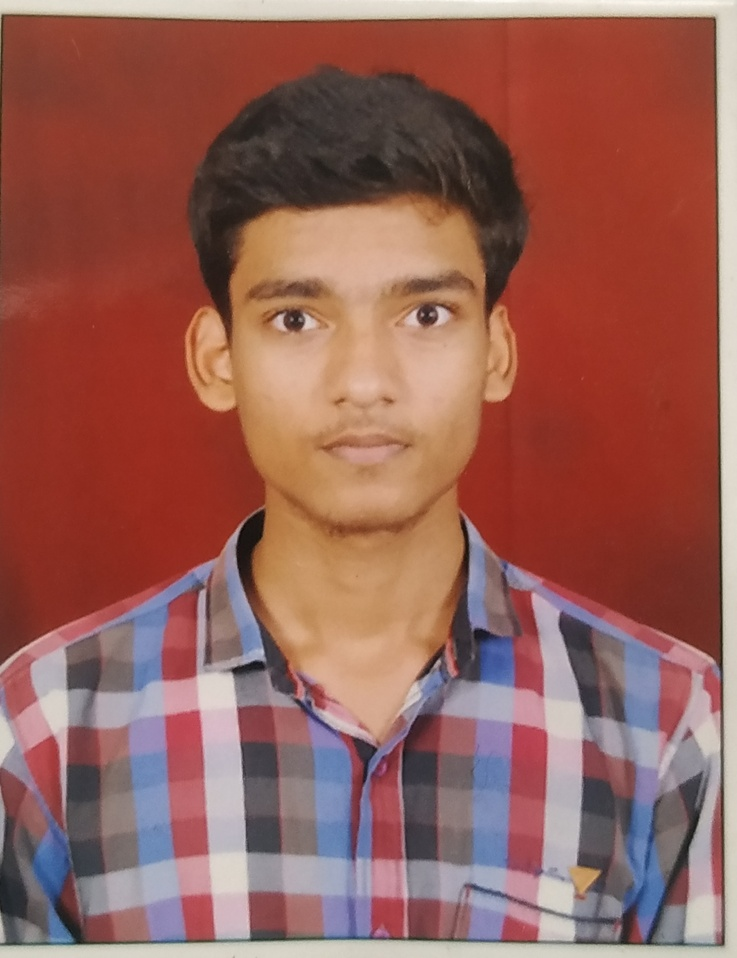
#> input picture Motion Detection With Beep Sound/test.jpg, 737 x 958 px, shrunk from 1315 x 1710 before the run
$ python ImageDetect.py
#> lines starting #> are read from the running program, lines starting #| are printed output that depends on the picture; after the words box and inside, x2 and y2 are one past the last pixel; in counts of white or black regions, pixels touching at a corner belong together
import numpy as np
import cv2

face_classifier = cv2.CascadeClassifier('haarcascade_frontalface_default.xml')
eye_classifier = cv2.CascadeClassifier('haarcascade_eye.xml')
img = cv2.imread('test.jpg')
#> img is the input picture: shape (958, 737, 3); mean B, G, R 87.8, 96.6, 150
#if img = "test.jpg":
 #   print("akram")

gray = cv2.cvtColor(img, cv2.COLOR_BGR2GRAY)
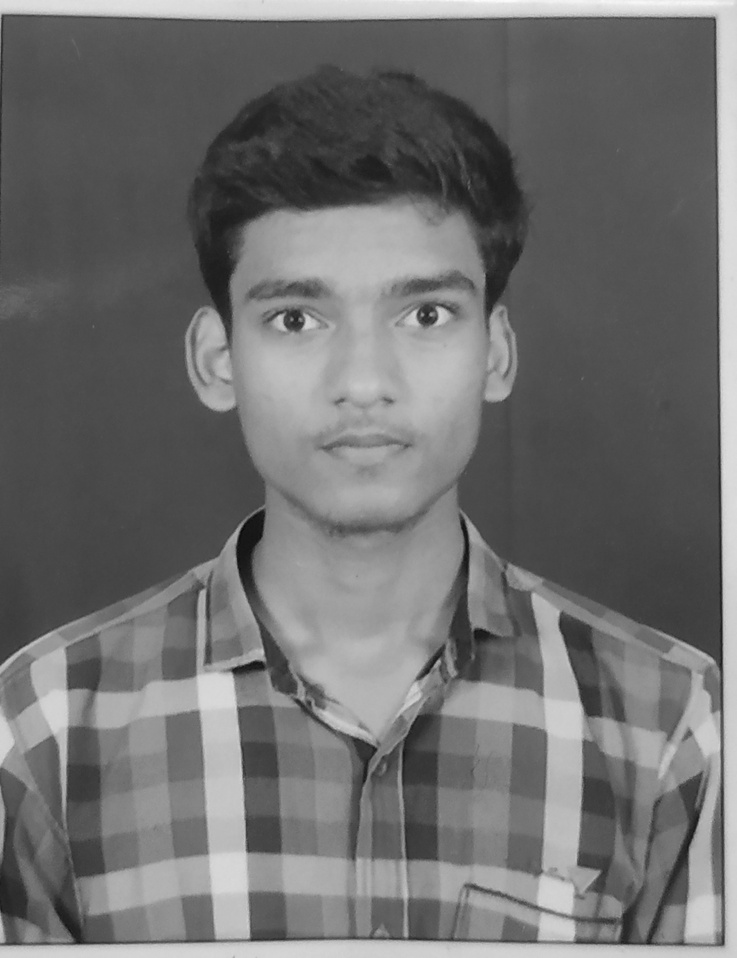
#> gray: shape (958, 737); min 4, max 252, mean 111.5
faces = face_classifier.detectMultiScale(gray, 1.3, 5)
#> faces = [[194, 195, 325, 325]]

# When no faces detected, face_classifier returns and empty tuple
if faces is ():
    print("No Face Found")

for (x,y,w,h) in faces:
    cv2.rectangle(img,(x,y),(x+w,y+h),(127,0,255),2)
    cv2.imshow('img',img)
    roi_gray = gray[y:y+h, x:x+w]
    roi_color = img[y:y+h, x:x+w]
    eyes = eye_classifier.detectMultiScale(roi_gray)
    cv2.waitKey(0)
    for (ex,ey,ew,eh) in eyes:
        cv2.rectangle(roi_color,(ex,ey),(ex+ew,ey+eh),(255,255,0),2)
        cv2.imshow('img',img)
        cv2.waitKey(0)
#> this loop made 1 pass
#> pass 1, `cv2.imshow('img',img)`:
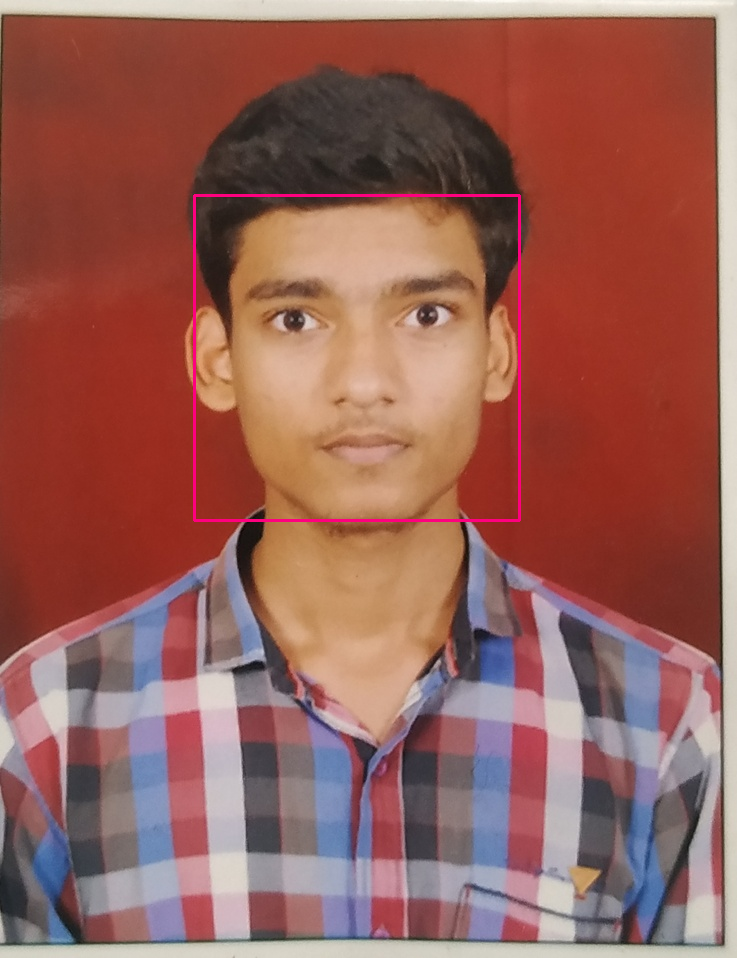
#> window 'img': shape (958, 737, 3); mean B, G, R 88.2, 96.3, 150.7
#> pass 1, `roi_gray = gray[y:y+h, x:x+w]`:
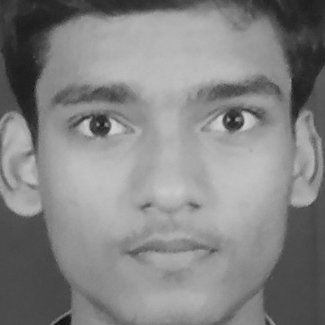
#> roi_gray: shape (325, 325); min 14, max 213, mean 132
#> pass 1, `roi_color = img[y:y+h, x:x+w]`:
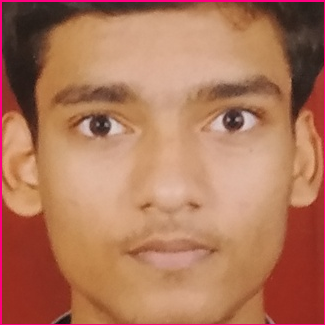
#> roi_color: shape (325, 325, 3); mean B, G, R 90.4, 118.2, 175.7
#> after the loop:
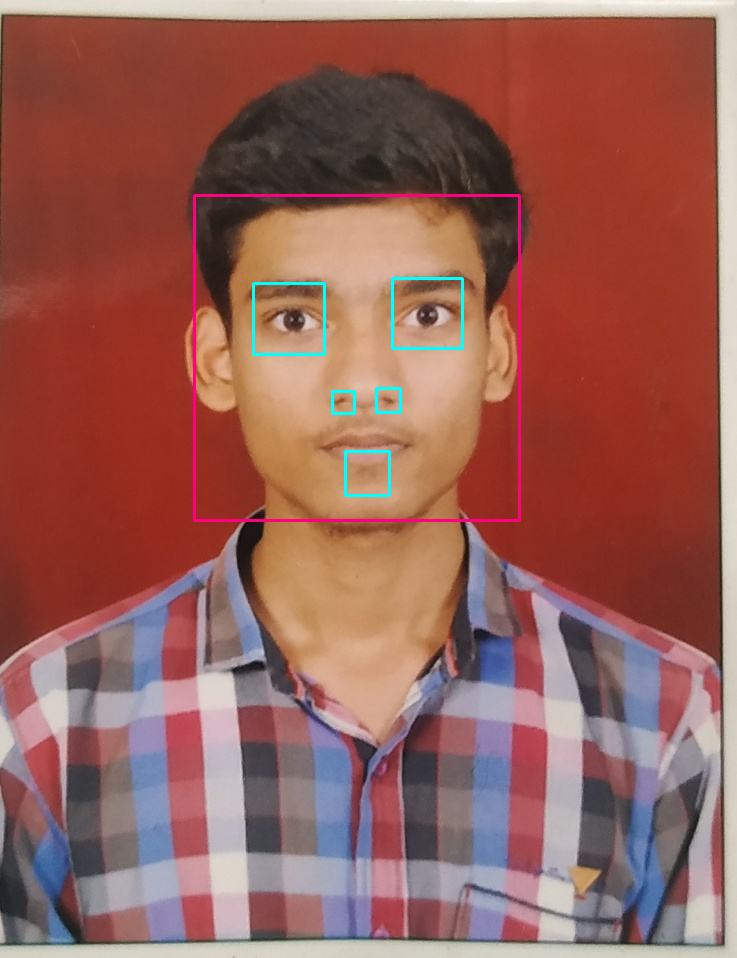
#> img: shape (958, 737, 3); 0.94% of pixels changed, all inside (x1, y1, x2, y2) = (193, 194, 521, 522)
#> after the loop:
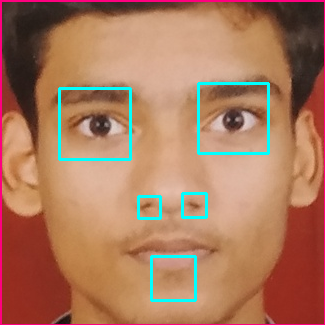
#> roi_color: shape (325, 325, 3); 2.61% of pixels changed, all inside (x1, y1, x2, y2) = (58, 82, 270, 302)

cv2.destroyAllWindows()
cv2.waitKey(0)
